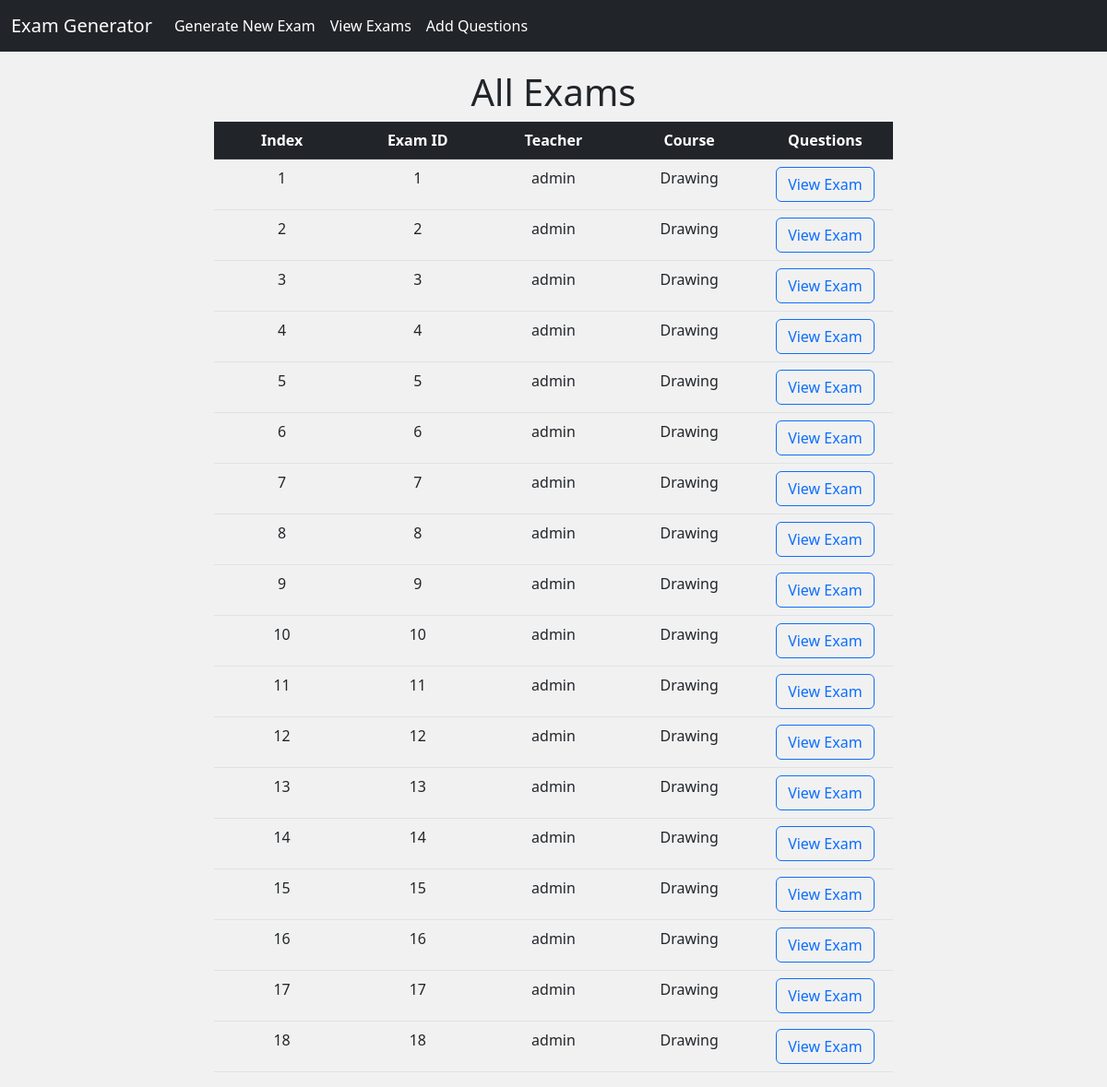
Before: / with the older database file.
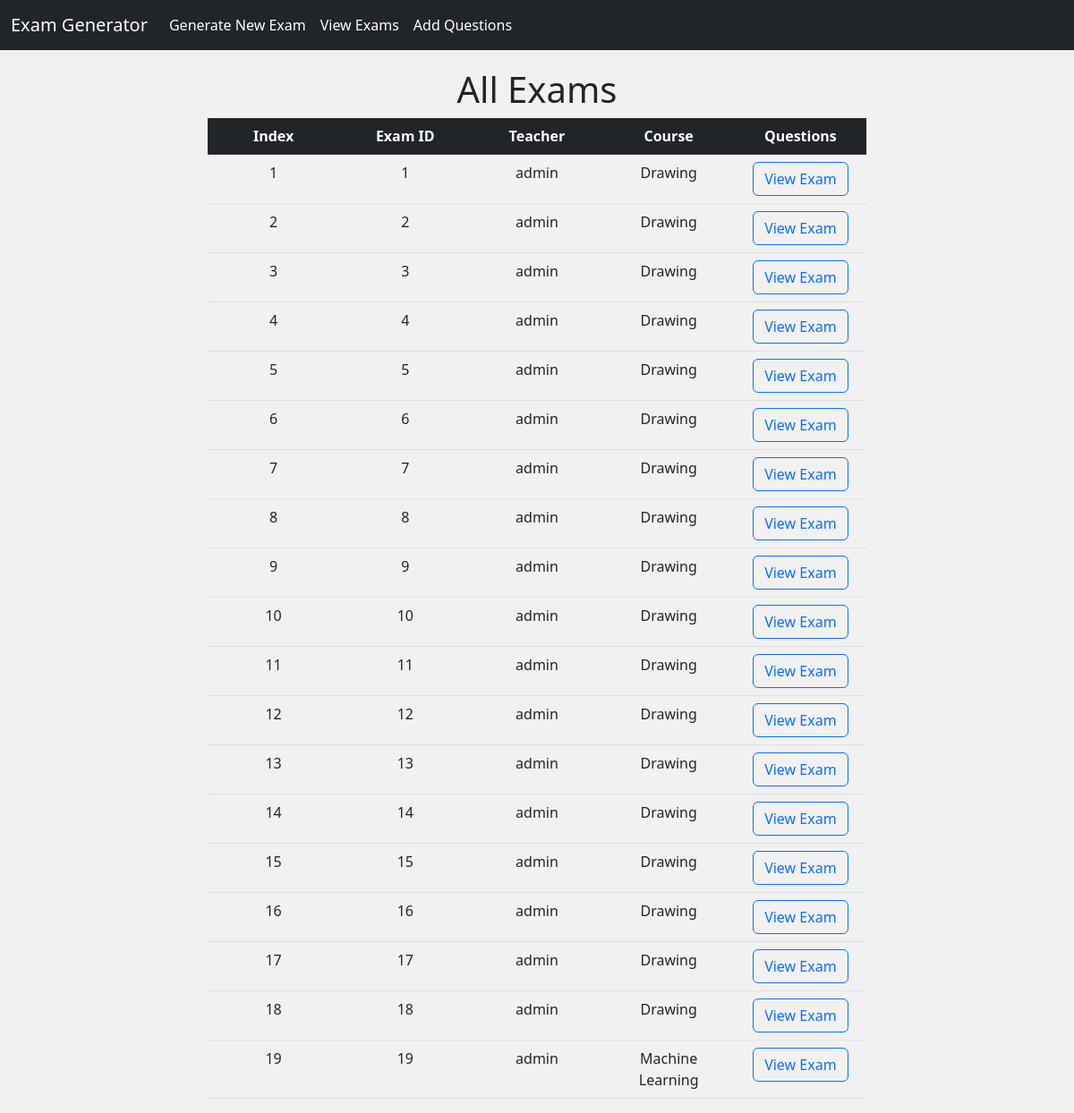
After: the same page with the newer database file.
### examAPI/models.py (models this page shows, shortened)
class Exam(models.Model):
    course = models.ForeignKey("Course", on_delete=models.CASCADE,related_name='exams')
    questions = models.ManyToManyField("Question",blank=True)
    accuracy = models.FloatField(default=100.00)

class Course(models.Model):
    name = models.CharField(max_length=50)
    teacher = models.ForeignKey("Teacher", on_delete=models.CASCADE,related_name='courses')

class Teacher(models.Model):
    credentials =models.ForeignKey(get_user_model(), on_delete=models.CASCADE)

### examAPI/views.py (the view)
# urls.py: path('',viewExam,name='view_exams'),
def viewExam(request):
    if request.method == "GET":
        exams = Exam.objects.all()
        return render(request,'examAPI/view_exams.html',{
            "exams":exams
        })
    if request.method == "POST":
        return

### examAPI/templates/examAPI/view_exams.html (shortened to what this page needs)
{% extends 'examAPI/layout.html' %} {% load static %} {% block body %}
<div class="container">
	<div class="row">
		<div class="col-md-2"></div>
		<div class="col-md-8" style="text-align: center">
			<h1>All Exams</h1>
			{% if exams %}
			<table class="table">
				<thead class="table-dark">
					<tr>
						<th scope="col" class="col-md-2">Index</th>
						<th scope="col" class="col-md-2">Exam ID</th>
						<th scope="col" class="col-md-2">Teacher</th>
						<th scope="col" class="col-md-2">Course</th>
						<th scope="col" class="col-md-2">Questions</th>
					</tr>
				</thead>
				<tbody>
					{% for exam in exams %}
					<tr>
						<td>{{forloop.counter}}</td>
						<td>{{exam.id}}</td>
						<td>{{exam.course.teacher.credentials.username}}</td>
						<td>{{exam.course.name}}</td>
						<td>
							<button
								type="button"
								class="btn btn-outline-primary"
								onclick="render_exam_instance({{exam.id}})"
							>
								View Exam
							</button>
						</td>
					</tr>
					{% endfor %}
				</tbody>
			</table>
			{% endif %}
		</div>
		<div class="col-md-2"></div>
	</div>
</div>
{% endblock body %}

### examAPI/templates/examAPI/layout.html (shortened to what this page needs)
{% load static %}
<!DOCTYPE html>
<html lang="en">
	<head>
		<link
			href="https://cdn.jsdelivr.net/npm/bootstrap@5.2.3/dist/css/bootstrap.min.css"
			rel="stylesheet"
		/>
		<link rel="stylesheet" href="{% static 'examAPI/css/style.css' %}" />
	</head>
	<body>
		<nav class="navbar navbar-dark navbar-expand-lg bg-dark">
			<div class="container-fluid">
			  <a class="navbar-brand" >Exam Generator</a>
			  <div class="collapse navbar-collapse" id="navbarSupportedContent">
				<ul class="navbar-nav me-auto mb-2 mb-lg-0">
				<li class="nav-item">
					<a class="nav-link active" aria-current="page" href="{% url 'new_exam'  %}">Generate New Exam</a>
				</li>
				<li class="nav-item">
					<a class="nav-link active" aria-current="page" href="{% url 'view_exams'  %}">View Exams</a>
				</li>
				<li class="nav-item">
					<a class="nav-link active" aria-current="page" href="{% url 'add_questions'  %}">Add Questions</a>
				</li>
				</ul>
			  </div>
			</div>
		  </nav>
		{% block body %} {% endblock body %}
	</body>
</html>

### examAPI/static/examAPI/css/style.css (style rules this page uses)
body { height: 100vh; width: 100vw; background: #f1f1f1; padding-bottom: 16px; }
nav { margin-bottom: 20px; }

Changed rows visible on the page:
added Exam: id "19", course.teacher.credentials.username "admin", course.name "Machine Learning"
